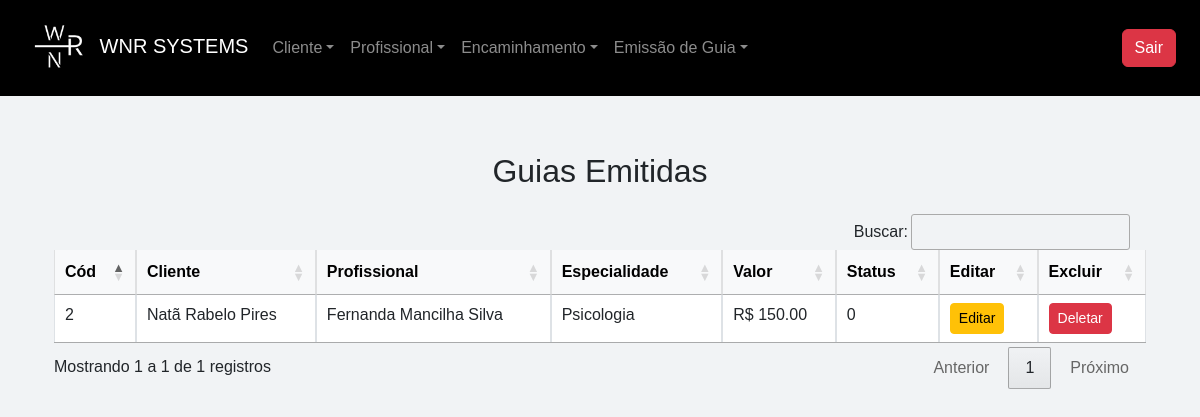
Before: /listar_guia (signed in) with the older database file.
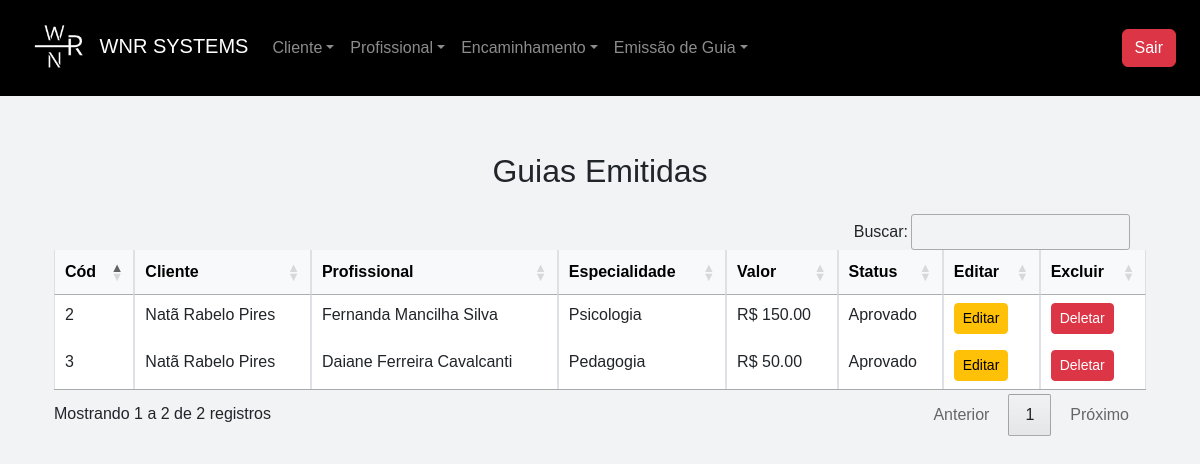
After: the same page with the newer database file.
### app/models.py (models this page shows)
class Guia(db.Model):
    __tablename__ = "guias"
    id                      = Column(Integer, primary_key=True, index=True)
    cliente_id              = Column(Integer, ForeignKey("clientes.id"))
    profissional_id         = Column(Integer, ForeignKey("profissionais.id"))
    data_original           = Column(Date)
    hora_emissao            = Column(String)
    observacoes_gerais      = Column(String)
    quantidade_emissoes     = Column(Integer)
    tipo_pagamento          = Column(String)
    valor_unitario          = Column(Float)
    valor_total             = Column(Float)
    pago                    = Column(String)
    cliente = relationship("Cliente", back_populates="guias")
    profissional = relationship("Profissional", back_populates="guias")

class Cliente(db.Model):
    __tablename__ = "clientes"
    id                      = Column(Integer, primary_key=True, index=True)
    nome                    = Column(String, index=True)
    cpf                     = Column(String(11), unique=True, index=True)
    email                   = Column(String, index=True)
    data_nascimento         = Column(Date)
    renda_familiar          = Column(Float)
    bairro                  = Column(String)
    canal_divulgacao        = Column(String)
    cep                     = Column(String(8))
    cidade                  = Column(String)
    condicao_habitacao      = Column(String)
    cpf_responsavel         = Column(String(11), nullable=True, default="")
    complemento             = Column(String)
    numero_cs               = Column(String)
    despesa_mensal          = Column(Float)
    escolaridade            = Column(String)
    estado                  = Column(String)
    endereco                = Column(String)
    fone_contato            = Column(String)
    fone_pessoal            = Column(String)
    foto                    = Column(String)
    grau_parentesco         = Column(String)
    nome_plano_saude        = Column(String, default="Sem plano de Saúde")
    nome_responsavel        = Column(String, default="")
    numero_filhos           = Column(Integer, default=0)
    possui_filhos           = Column(String)
    plano_saude             = Column(String)
    previdenciario          = Column(String)
    profissao               = Column(String)
    remuneracao             = Column(Float)
    rg                      = Column(String)
    saldo                   = Column(Float)
    sexo                    = Column(String)
    tipo_moradia            = Column(String)
    transporte              = Column(String)
    idade                   = Column(String)
    encaminhamentos = relationship("Encaminhamento", back_populates="cliente", cascade="all, delete-orphan")
    guias = relationship("Guia", back_populates="cliente")

class Profissional(db.Model):
    __tablename__ = "profissionais"
    id                      = Column(Integer, primary_key=True, index=True)
    nome                    = Column(String, index=True)
    cpf                     = Column(String(11), unique=True, index=True)
    email                   = Column(String, unique=True, index=True)
    data_nascimento         = Column(Date)
    bairro                  = Column(String)
    banco                   = Column(String)
    cep                     = Column(String(8))
    cidade                  = Column(String)
    complemento             = Column(String)
    graduacao               = Column(String)
    issqn                   = Column(String)
    fone_pessoal            = Column(String)
    fone_profissional       = Column(String)
    foto                    = Column(String)
    curriculum_lattes       = Column(String)
    dias_horas_disponiveis  = Column(String)
    endereco_profissional   = Column(String)
    estado                  = Column(String)
    observacoes             = Column(String)
    pix                     = Column(String)
    registro_profissional   = Column(String)
    rg                      = Column(String)
    valor_minimo            = Column(Float)
    encaminhamentos = relationship("Encaminhamento", back_populates="profissional", cascade="all, delete-orphan")
    guias = relationship("Guia", back_populates="profissional")

### app/routes/guide_routes.py (the view)
@guide_bp.route('/listar_guia', methods=['GET', 'POST'])
@login_required
@role_required('atendimento', 'financeiro', 'admin')
def listar_guia():
    guias = Guia.query.all()
    usuario = current_user
    return render_template('guides/list.html', guias = guias, usuario=usuario)

### app/__init__.py (called while the page is built)
@login_manager.user_loader
def load_user(id):
    return Usuario.query.get(int(id))  # Converte para inteiro e busca no banco

### app/templates/guides/list.html (shortened to what this page needs)
{% extends 'base.html' %}
{% block content %}
<div class="container mt-5">
    <h2 class="text-center mb-4 mt-5">Guias Emitidas</h2>
    <div class="card-body">
        <table id="table" class="table table-bordered table-hover">
            <thead class="table-light">
                <tr>
                    <th>Cód</th>
                    <th>Cliente</th>
                    <th>Profissional</th>
                    <th>Especialidade</th>
                    <th>Valor</th>
                    <th>Status</th>
                    {% if usuario.role == "admin" or usuario.role == "financeiro"%}
                    <th>Editar</th>
                    {% endif %}
                    {% if usuario.role == "admin" %}
                    <th>Excluir</th>
                    {% endif %}
                </tr>
            </thead>
            <tbody>
                {% for guia in guias %}
                    <tr>
                        <td>{{ guia.id }}</td>
                        <td>{{ guia.cliente.nome }}</td>
                        <td>{{ guia.profissional.nome }}</td>
                        <td>{{ guia.profissional.graduacao }}</td>
                        <td>R$ {{ "%0.2f"|format(guia.valor_total) }}</td>
                        <td>{{ guia.pago }}</td>
                        {% if usuario.role == "admin" or usuario.role == "financeiro"%}
                        <td><a href="{{ url_for('guide_bp.editar_guia', id=guia.id) }}" class="btn btn-sm btn-warning">Editar</a></td>
                        {% endif %}
                        {% if usuario.role == "admin" %}
                        <td><a href="{{ url_for('guide_bp.deletar_guia', id=guia.id) }}" class="btn btn-sm btn-danger" data-bs-toggle="modal" data-bs-target="#confirmarExclusao" data-id="{{ guia.id }}">Deletar</a></td>
                        {% endif %}
                    </tr>
                  {% endfor %}
            </tbody>
        </table>
    </div>
</div>
{% endblock %}

### app/templates/base.html (shortened to what this page needs)
<!DOCTYPE html>
<html lang="pt-BR">
<head>
    <link href="https://cdn.jsdelivr.net/npm/bootstrap@5.3.0/dist/css/bootstrap.min.css" rel="stylesheet">
    <link rel="stylesheet" href="https://cdn.jsdelivr.net/npm/bootstrap-icons/font/bootstrap-icons.css">
    <link rel="stylesheet" href="https://cdn.datatables.net/1.11.5/css/jquery.dataTables.min.css">
    <link rel="stylesheet" href="https://cdn.datatables.net/buttons/2.2.3/css/buttons.dataTables.min.css">
    <link rel="stylesheet" href="{{ url_for('static', filename='css/base.css') }}">
</head>
<body>
    <nav class="navbar navbar-expand-lg navbar-dark bg-black px-4 fixed-top">
        <a class="navbar-brand" href="{{ url_for('main_bp.menu' )}}">
            <img src="{{ url_for('static', filename='image/logo.png') }}" alt="Logo" width="70" height="70" class="d-inline-block align-text-center">
            WNR SYSTEMS
        </a>
        <div class="collapse navbar-collapse" id="navbarNav">
            <ul class="navbar-nav me-auto">
                <li class="nav-item dropdown">
                    <a class="nav-link dropdown-toggle" href="#" role="button" data-bs-toggle="dropdown">Cliente</a>
                </li>
                <li class="nav-item dropdown">
                    <a class="nav-link dropdown-toggle" href="#" role="button" data-bs-toggle="dropdown">Profissional</a>
                </li>
                <li class="nav-item dropdown">
                    <a class="nav-link dropdown-toggle" href="#" role="button" data-bs-toggle="dropdown">Encaminhamento</a>
                </li>
                <li class="nav-item dropdown">
                    <a class="nav-link dropdown-toggle" href="#" role="button" data-bs-toggle="dropdown">Emissão de Guia</a>
                </li>
            </ul>
            <a href="{{ url_for('auth_bp.logout')}}" class="btn btn-danger" data-bs-toggle="modal" data-bs-target="#ConfirmarSair">Sair</a>
        </div>
    </nav>
    <div class="container container-fluid mt-5">
        {% block content %}{% endblock %}
    </div>
</body>
</html>

### app/static/css/base.css (style rules this page uses)
body { display: flex; flex-direction: column; margin: 0; padding-top: 56px; font-family: Arial, sans-serif; background-color: #f1f3f5; }

Changed rows visible on the page:
changed Guia "Fernanda Mancilha Silva": pago "0" → "Aprovado"
added Guia: id "3", cliente.nome "Natã Rabelo Pires", profissional.nome "Daiane Ferreira Cavalcanti", profissional.graduacao "Pedagogia", valor_total "50.00", pago "Aprovado"
Other visible differences:
text written by a page script: "Buscar: Mostrando 1 a 1 de 1 registros Anterior 1 Próximo" → "Buscar: Mostrando 1 a 2 de 2 registros Anterior 1 Próximo"
